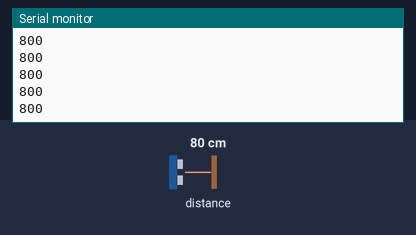
Simulated run of this sketch. Board: Arduino Uno, built with avr-gcc and run on an emulated ATmega328P. Shown: the last lines printed to the serial monitor. The inputs (shaded band) are chosen by the test bench; at power-on: distance to the obstacle 80 cm.

Above: at 1.2 s.
1.3 s: distance to the obstacle set to 2 cm
At 1.33 s:
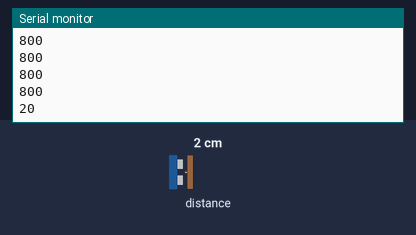
2.8 s: distance to the obstacle set to 4 cm
At 2.86 s:
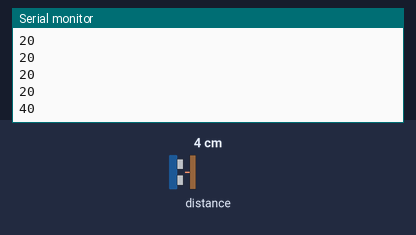
Timing chart, 0 to 5.8 s (numbered marks = the images above; inputs shaded):
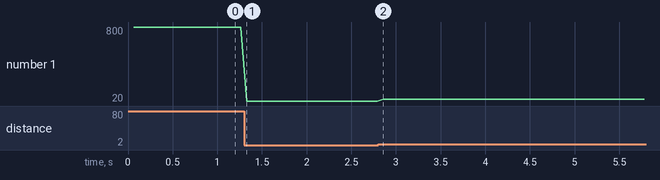

The sketch:

sketch_apr26a.ino
```cpp
//for laser distance sensor CJVL 53L0X v2

#include <Wire.h>
#include <VL53L0X.h>
VL53L0X sensor;
//for laser distance sensor CJVL 53L0X v2

#define Clock 5
#define Data 4

float distance;

void setup() {
  Serial.begin (9600);
  Wire.begin();
  pinMode (Data, INPUT);
  pinMode (Clock, INPUT);
//  pinMode (Servo, OUPPUT);
  sensor.init();
  sensor.setTimeout(500);
}

void loop() {
  distance = (sensor.readRangeSingleMillimeters());


  Serial.print(sensor.readRangeSingleMillimeters());
  if (sensor.timeoutOccurred()) { Serial.print(" TIMEOUT"); }

  Serial.println();
}
```

Measured:
- after the input at 1.3 s, the serial monitor: prints a new line at once (image 1)
- after the input at 2.8 s, the serial monitor: prints a new line after 0.06 s (image 2)
- plotted number 1: 800 → 20 after the input at 1.3 s, 20 → 40 after the input at 2.8 s
